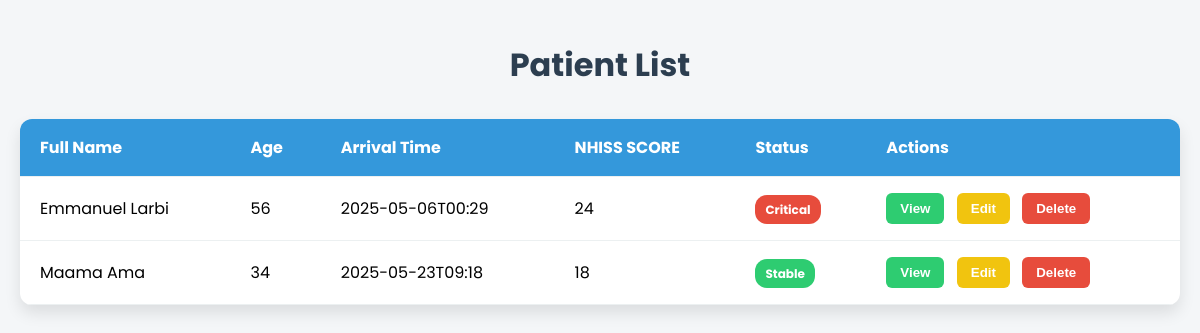
Before: /patient_list with the older database file.
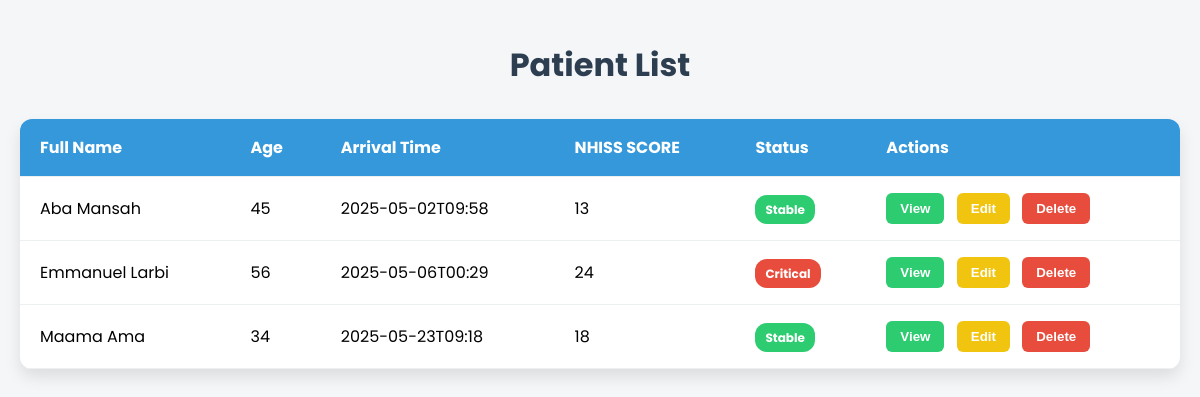
After: the same page with the newer database file.
### app.py (models this page shows)
class Patient(db.Model):
    id = db.Column(db.Integer, primary_key=True)
    fullname = db.Column(db.String(300))
    age = db.Column(db.Integer)
    sex = db.Column(db.String(300))
    arrival = db.Column(db.Integer)
    systolic = db.Column(db.Integer)
    diastolic = db.Column(db.Integer)
    heart_rate = db.Column(db.Integer)
    temperature = db.Column(db.Integer)
    oxygen_saturation = db.Column(db.Integer)
    glucose = db.Column(db.Integer)
    current_medications = db.Column(db.String(300))
    allergies = db.Column(db.String(300))
    stroke_history = db.Column(db.String(500))
    medical_history = db.Column(db.String(500))
    radiologist_notes = db.Column(db.String(500))
    nhiss_score = db.Column(db.Integer)
    diagnosis = db.Column(db.String(500))
    treatment = db.Column(db.String(500))
    neuro_approved = db.Column(db.Boolean, default=False)
    ct_scan_filename = db.Column(db.String(255))

### app.py (the view)
@app.route('/patient_list')
@app.route('/patient_list')
def patient_list():
    patients = Patient.query.order_by(Patient.id.desc()).all()
    return render_template('patient_list.html', patients=patients)

### templates/patient_list.html (shortened to what this page needs)
<!DOCTYPE html>
<html lang="en">
<head>
</head>
<body>
  <h1>Patient List</h1>
  <table class="patient-table">
    <thead>
      <tr>
        <th>Full Name</th>
        <th>Age</th>
        <th>Arrival Time</th>
        <th>NHISS SCORE</th>
        <th>Status</th>
        <th>Actions</th>
      </tr>
    </thead>
    <tbody>
      {% for patient in patients %}
      <tr>
        <td>{{ patient.fullname }}</td>
        <td>{{ patient.age }}</td>
        <td>{{ patient.arrival }}</td>
        <td>{{ patient.nhiss_score }}</td>
        <td>
          {% set score = patient.nhiss_score|int %}
          {% if 21 <= score <= 42 %}
            <span class="badge critical">Critical</span>
          {% else %}
            <span class="badge stable">Stable</span>
          {% endif %}
        </td>
        <td class="actions">
          <button class="btn-view" onclick="window.location.href='/patients/{{ patient.id }}'">View</button>
          <button class="btn-edit" onclick="window.location.href='/patients/{{ patient.id }}/edit'">Edit</button>
          <button class="btn-delete" onclick="window.location.href='/patients/{{ patient.id }}/delete'">Delete</button>
        </td>
      </tr>
      {% endfor %}
    </tbody>
  </table>
</body>
</html>

Changed rows visible on the page:
added Patient: fullname "Aba Mansah", age "45", arrival "2025-05-02T09:58", nhiss_score "13", shows "Stable"
